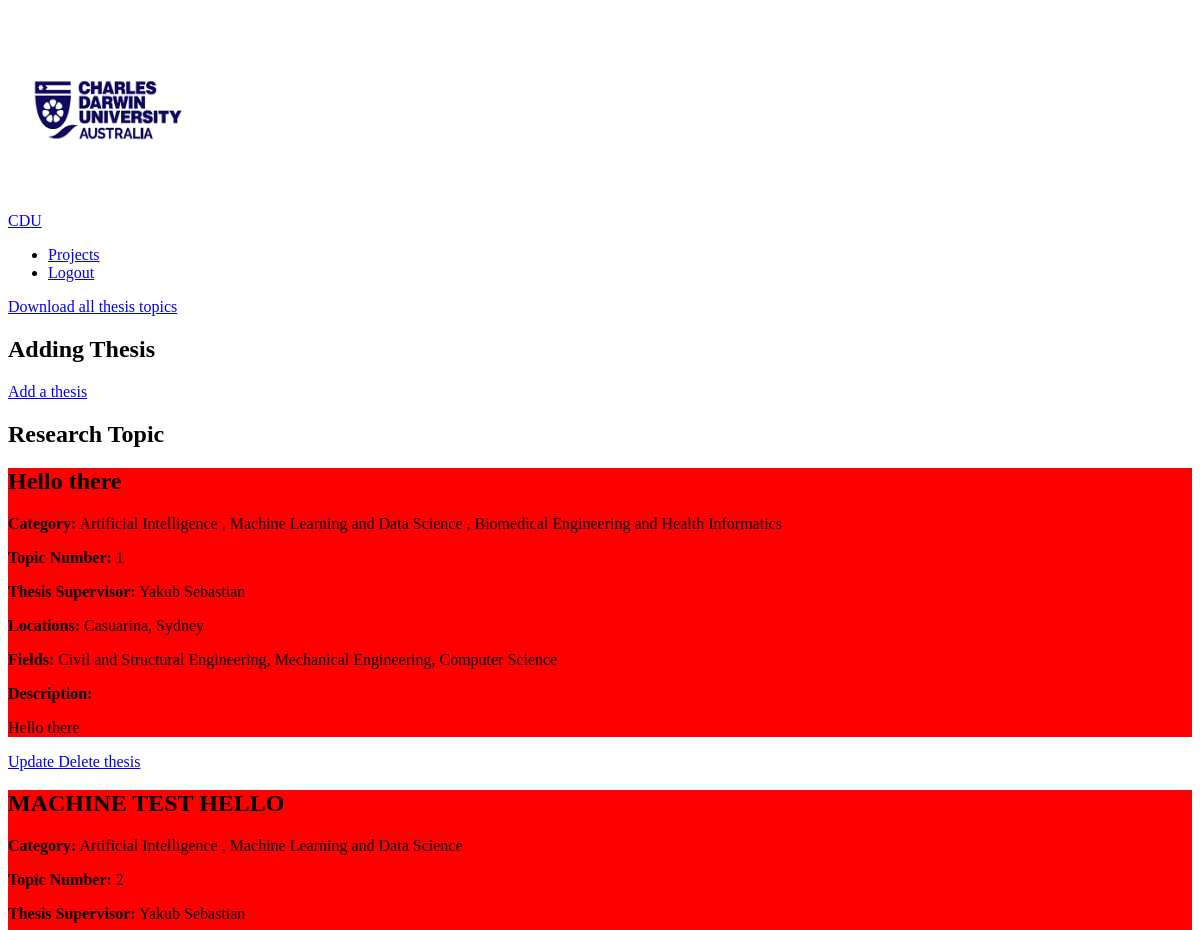
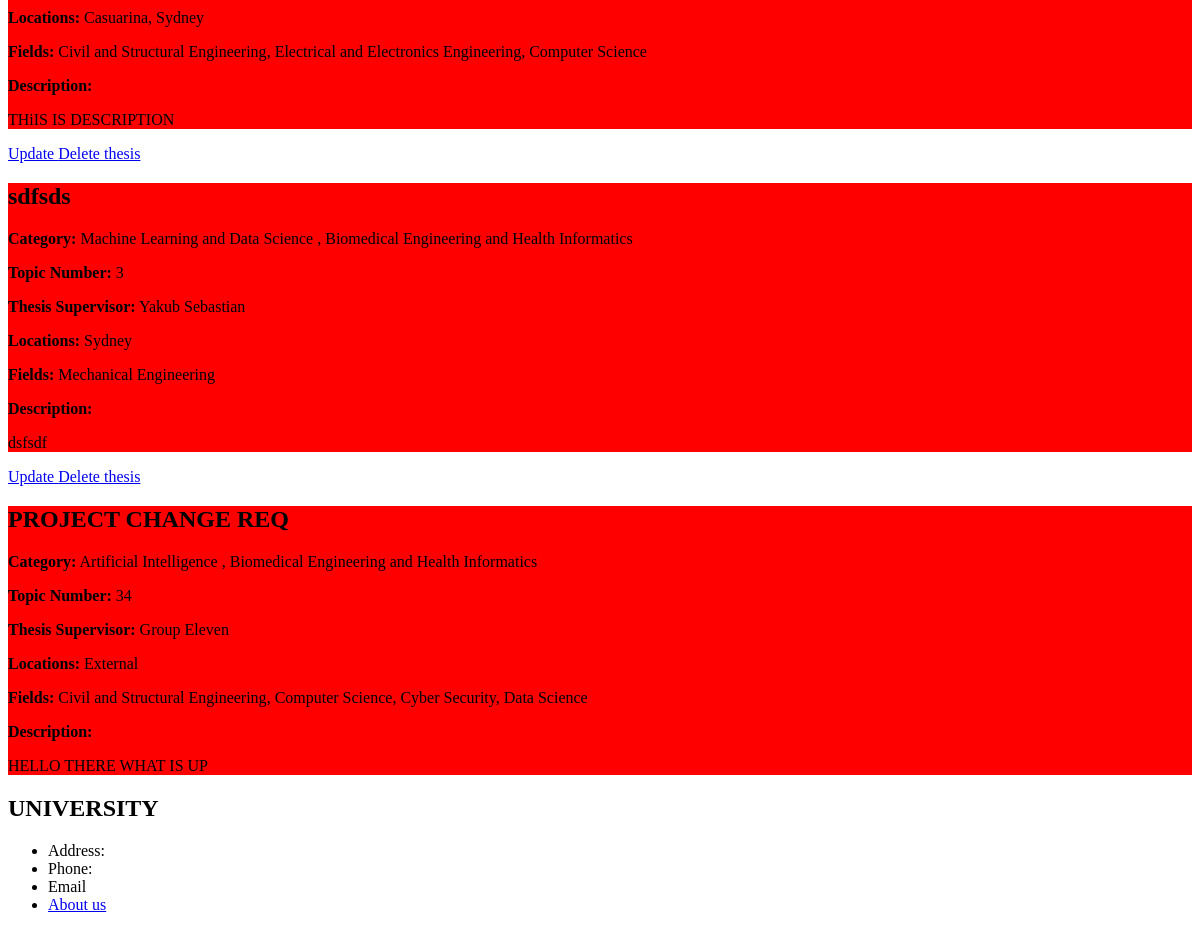
Before: /management/projects/ (signed in) with the older database file (2 pictures, top to bottom).
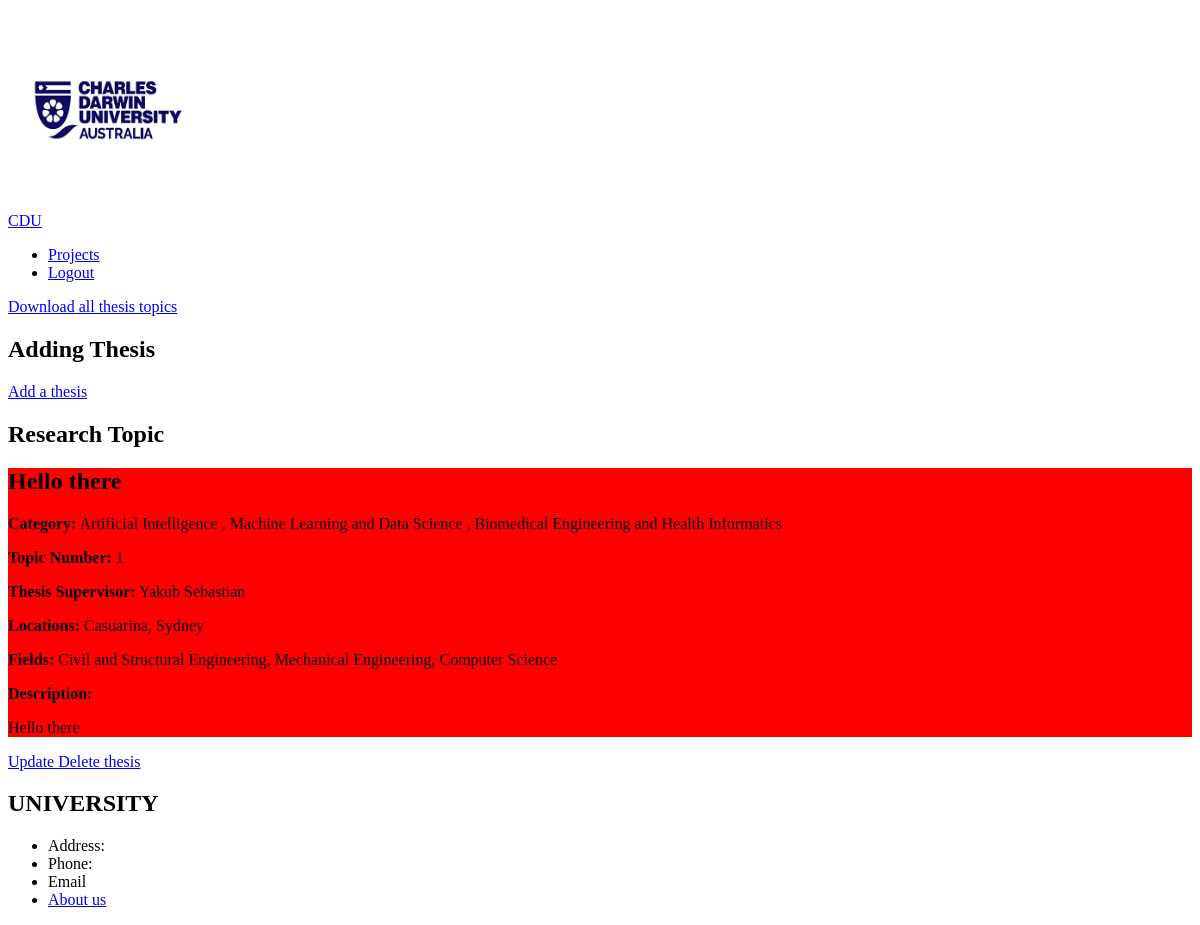
After: the same page with the newer database file.
### management/models.py (models this page shows, shortened)
class Project(models.Model):
    supervisor = models.ForeignKey(User, null=True, on_delete=models.SET_NULL)
    title = models.CharField(max_length=100, null=True)
    category = models.ManyToManyField("Category", blank=True)
    topic_num = models.PositiveIntegerField("Topic number", null=True, unique=True)
    location = models.ManyToManyField("Location", blank=True)
    research_areas = models.ManyToManyField("ResearchArea", blank=True)
    description = models.TextField(blank=True)

class Category(models.Model):
    name = models.CharField(max_length=100)

class Location(models.Model):
    name = models.CharField(max_length=30)

class ResearchArea(models.Model):
    name = models.CharField(max_length=60)

### accounts/models.py (models this page shows)
class User(AbstractUser):
    USER_TYPE_CHOICES = (
        ('unit_coordinator', 'Unit Coordinator'),
        ('supervisor', 'Supervisor'),
        ('student', 'Student'),
    )
    user_type = models.CharField(max_length=20, choices=USER_TYPE_CHOICES, default='student')
    groups = models.ManyToManyField(
        'auth.Group',
        verbose_name='groups',
        blank=True,
        help_text='The groups this user belongs to. A user will get all permissions granted to each of their groups.',
        related_name='custom_user_set',
        related_query_name='user',
    )
    user_permissions = models.ManyToManyField(
        'auth.Permission',
        verbose_name='user permissions',
        blank=True,
        help_text='Specific permissions for this user.',
        related_name='custom_user_set',
        related_query_name='user',
    )

### management/views.py (the view)
# urls.py: path("projects/", views.manage_project, name="manage-project"),
@login_required
@user_passes_test(lambda user: user.user_type in ['supervisor', 'unit_coordinator'])
def manage_project(request):
    projects_list = Project.objects.all().order_by("topic_num")
    context = {
        "projects": projects_list
    }
    return render(request, "management/management_project.html", context)

### management/templates/management/management_project.html (shortened to what this page needs)
{% extends "management/management_base.html" %}
{% load static %}
{% block css_files %}
    <link rel="stylesheet" href="{% static "management/management_project.css"%}">
{% endblock %}
{% block content %}
{% if user.is_authenticated  %}
    {% if user.user_type == "unit_coordinator" or user.user_type == "supervisor" %}
        <a href="{% url "project-csv" %}">Download all thesis topics</a>
        <section class="add">
            <h1>Adding Thesis</h1>
            <a href="{% url "add-project" %}">Add a thesis</a>
        </section>
        <section class="unit_coordinator">
            <h1 class="container__heading">Research Topic</h1>
            {% for project in projects %}
                <section class="section">
                    <div class="container">
                        <div class="project">
                            <h2 class="project__heading">{{ project.title }}</h2>
                            <p class="project__paragraph"><strong>Category:</strong>
                                {% for category in project.category.all %}
                                    {{ category.name }}
                                    {% if not forloop.last %}, {% endif %}
                                {% endfor %}
                            </p>
                            <p class="project__paragraph"><strong>Topic Number:</strong> {{ project.topic_num }}</p>
                            <p class="project__paragraph"><strong>Thesis Supervisor:</strong> {{ project.supervisor.first_name }} {{ project.supervisor.last_name }}</p>
                            <p class="project__paragraph"><strong>Locations:</strong>
                                {% for location in project.location.all %}
                                    {{ location.name }}{% if not forloop.last %}, {% endif %}
                                {% empty %}
                                    None
                                {% endfor %}
                                </p>
                            <p class="project__paragraph"><strong>Fields:</strong>
                                {% for research_area in project.research_areas.all %}
                                    {{ research_area.name }}{% if not forloop.last %}, {% endif %}
                                {% empty %}
                                    None
                                {% endfor %}
                            </p>
                            <p class="project__paragraph"><strong>Description: </strong> {{ project.description|linebreaks }}</p>
                        </div>
                    </div>
                </section>
                {% if user.is_authenticated %}
                    {% if user.user_type == "unit_coordinator" or user == project.supervisor %}
                        <section class="section">
                            <a class="link link__update" href="{% url 'update-project' project.topic_num %}"> Update </a>
                            <a class="link link__delete" href="{% url 'delete-project' project.topic_num %}"> Delete thesis </a>
                        </section>
                    {% endif %}
                {% endif %}
            {% endfor %}
        </section>
    {% endif %}
{% endif %}
{% endblock content %}

### management/templates/management/management_base.html (shortened to what this page needs)
{% load static %}
<!DOCTYPE html>
<html lang="en">
<head>
    <link rel="stylesheet" href="{% static "management/management_base.css"%}">
    {% block css_files %}{% endblock %}
</head>
<body>
    <header class="header">
        <a class="link" href="{% url 'home' %}">
            <div class="header__logo">
                <img class="header__img" src="{% static "img/CDU-Logo2.png" %}" alt="Group 11 Logo">
                <div>CDU</div>
            </div>
        </a>
        <nav class="navigation">
            <ul class="navigation__list">
                <li class="navigation__item"><a class="link" href="{% url 'project-list' %}">Projects</a></li>
                {% if user.is_authenticated %}
                    {% if user.user_type == "supervisor" or user.user_type == "unit_coordinator" %}
                        <li class="navigation__item"><a class="link" href="{% url "account-logout" %}">Logout</a></li>
                    {% endif %}
                {% else %}
                <li class="navigation__item"><a class="link" href="{% url "account-login" %}">Login</a></li>
                {% endif %}
            </ul>
        </nav>
    </header>
    <main class="main">
        {% block content %}
        {% endblock content %}
    </main>
    <footer class="footer">
        <div>
          <h2>UNIVERSITY</h2>
          <ul>
            <li>Address:</li>
            <li>Phone:</li>
            <li>Email</li>
            <li class="navigation__item"><a class="link" href="{% url 'about' %}">About us</a></li>
          </ul>
        </div>
    </footer>
</body>
</html>

### management/static/management/management_project.css (style rules this page uses)
.project { background-color: red; }

Changed rows visible on the page:
removed Project: title "MACHINE TEST HELLO", topic_num "2", supervisor.first_name "Yakub", supervisor.last_name "Sebastian", description "THiIS IS DESCRIPTION", shows "Update", Category (name "Artificial Intelligence"), Category (name "Machine Learning and Data Science"), Location (name "Casuarina"), Location (name "Sydney"), ResearchArea (name "Civil and Structural Engineering"), ResearchArea (name "Computer Science")
no longer on this page (row unchanged): ResearchArea: name "Electrical and Electronics Engineering", shown under "MACHINE TEST HELLO"
removed Project: title "sdfsds", topic_num "3", supervisor.first_name "Yakub", supervisor.last_name "Sebastian", description "dsfsdf", shows "Update", Category (name "Machine Learning and Data Science"), Category (name "Biomedical Engineering and Health Informatics"), Location (name "Sydney"), ResearchArea (name "Mechanical Engineering")
removed Project: title "PROJECT CHANGE REQ", topic_num "34", supervisor.first_name "Group", supervisor.last_name "Eleven", description "HELLO THERE WHAT IS UP", Category (name "Artificial Intelligence"), Category (name "Biomedical Engineering and Health Informatics"), ResearchArea (name "Civil and Structural Engineering"), ResearchArea (name "Computer Science")
no longer on this page (row unchanged): Location: name "External", shown under "PROJECT CHANGE REQ"
no longer on this page (row unchanged): ResearchArea: name "Cyber Security", shown under "PROJECT CHANGE REQ"
no longer on this page (row unchanged): ResearchArea: name "Data Science", shown under "PROJECT CHANGE REQ"
